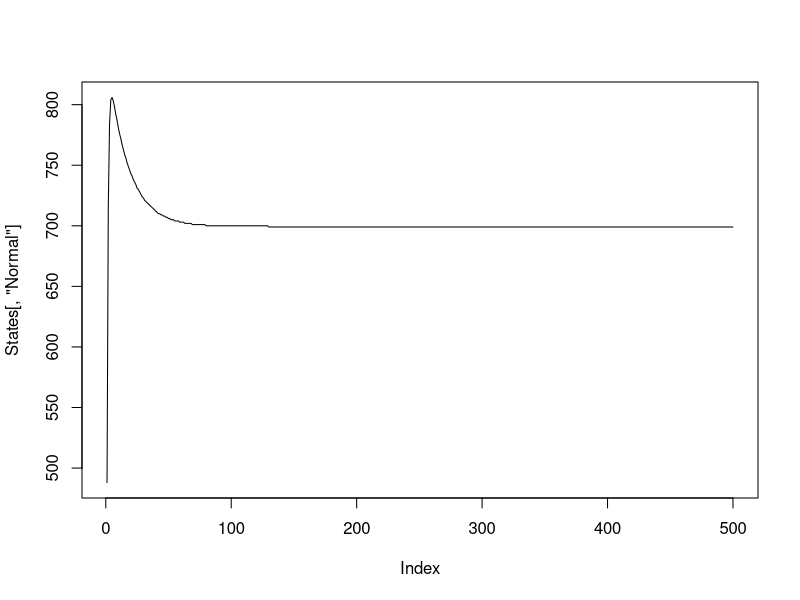
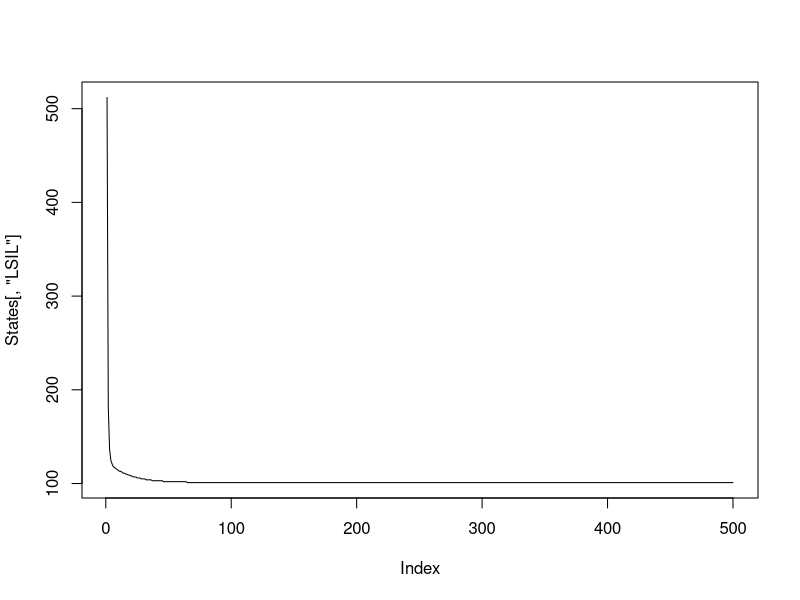
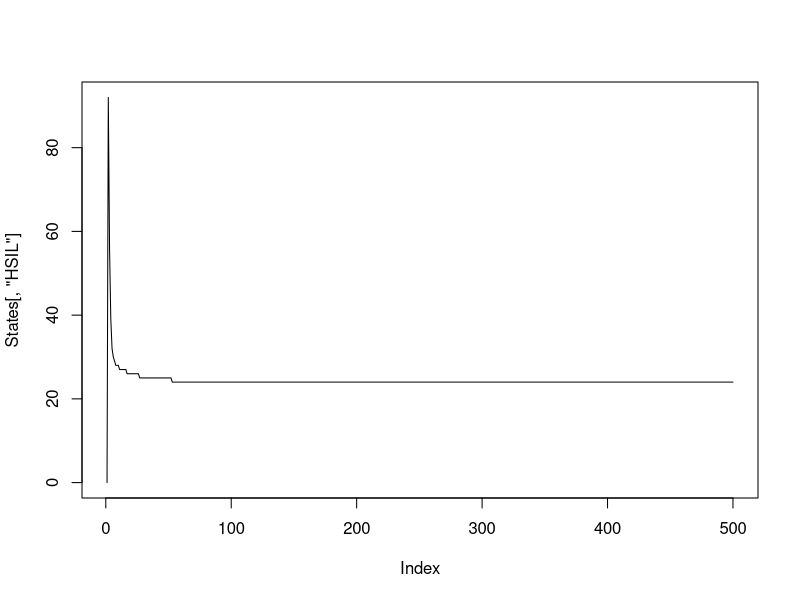
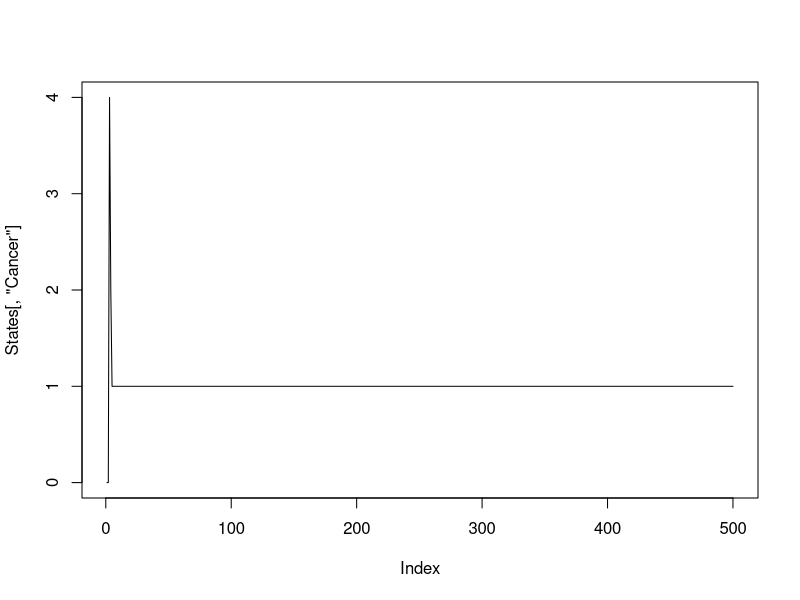

These charts were generated, in order, by the following R code: (Note: this script raises an error after producing the figures.)
### MARKOV MODEL HPV DRAFT
## Gwen Oliver
## Dec 6, 2021

### This model is for the detected compartments ONLY


# 500 years
t = 500

# 1000 people
Pop_size = 1000

# 5 states: 
# normal
# low-grade squamous intraepithelial lesion (LSIL, infection and CIN1)
# high-grade squamous intraepithelial lesion (HSIL, CIN2, CIN3, and AIS)
# cancer
# cancer deaths
N.states = 5

p_1_2 <- 0.1 # normal > LSIL
p_2_1 <- 0.5 # LSIL > normal
# Numbers vary widely for this parameter

p_2_3 <- 0.18  # LSIL > HSIL
p_3_2 <- 0.2   # HSIL > LSIL
# Numbers vary widely for this parameters

p_3_4 <- 0.04 # HSIL > cancer
# Two estimates for this, 10-fold difference between them

p_4_5 <- 0.5 # Cancer > Cancer death
# Don't have an estimate for this yet, but I think available on SEER

# Treatment
p_3_1 <- 0.5*0.9 # HSIL > normal (proportion treated*treatment success)
p_4_1 <- 0.5 # Cancer > normal (treatment success)

# Age into cohort
p_age_in <- 1/20
# Age out of cohort
p_age_out <- p_age_in

# Die of other cause
p_die <- 0.01


# Starting number in each state

# Create years label
prefix = "Year"
suffix = seq(1:t)
years = paste(prefix, suffix, sep=" ")


# Create empty array
mat1 = matrix(NA, t, N.states, dimnames=list(years, c("Normal","LSIL","HSIL","Cancer","Cancer Death")))

# Assign starting prevalence of each state
prev_norm = 0.50
prev_LSIL = 0.5
prev_HSIL = 0
prev_cancer = 0
prev_cancdeath = 0

# Assign starting states
set.seed(123)
mat1[1,] <- rmultinom(1, Pop_size, prob=c(prev_norm,prev_LSIL,prev_HSIL,prev_cancer,prev_cancdeath)) 

# Run model
for(i in 2:t){
  # Normal
  mat1[i,1] <- (mat1[(i-1),1]) +  
    (Pop_size*p_age_in) +           # Age in
    (mat1[(i-1),2])*p_2_1 +         # Regress from LSIL
    (mat1[(i-1),3])*p_3_1 +         # Successful treatment for HSIL
    (mat1[(i-1),4])*p_4_1 -         # Successful treatment for cancer
    (mat1[(i-1),1])*p_1_2 -         # Progression to HSIL
    (mat1[(i-1),1])*p_age_out -     # Age out
    (mat1[(i-1),1])*p_die           # Die of unrelated cause
  # LSIL  
  mat1[i,2] <-   (mat1[(i-1),2]) + 
    (mat1[(i-1),1])*p_1_2 +
    (mat1[(i-1),3])*p_3_2 - 
    (mat1[(i-1),2])*p_2_1 - 
    (mat1[(i-1),2])*p_2_3 - 
    (mat1[(i-1),2])*p_age_out -
    (mat1[(i-1),2])*p_die
  # HSIL  
  mat1[i,3] <-   (mat1[(i-1),3]) + 
    (mat1[(i-1),2])*p_2_3 -   
    (mat1[(i-1),3])*p_3_2 - 
    (mat1[(i-1),3])*p_3_4 - 
    (mat1[(i-1),3])*p_3_1 - 
    (mat1[(i-1),3])*p_age_out -
    (mat1[(i-1),3])*p_die
  # Cancer
  mat1[i,4] <- (mat1[(i-1),4]) +
    (mat1[(i-1),3])*p_3_4 -   
    (mat1[(i-1),4])*p_4_5 - 
    (mat1[(i-1),4])*p_4_1 - 
    (mat1[(i-1),4])*p_age_out -
    (mat1[(i-1),4])*p_die
  # Cancer deaths
  mat1[i,5] <-
    (mat1[(i-1),4])*p_4_5        #progress from cancer
  
}

mat1 <- round(mat1,0)

#Check Progression over time

States <- apply(mat1, c(1,2), sum)

plot(States[,'Normal'], type='l')

plot(States[,'LSIL'], type='l')

plot(States[,'HSIL'], type='l')

plot(States[,'Cancer'], type='l')

plot(States[,'Death due to CC'], type='l')

pop_size_t <- apply(States,1, sum)

plot(pop_size_t)



